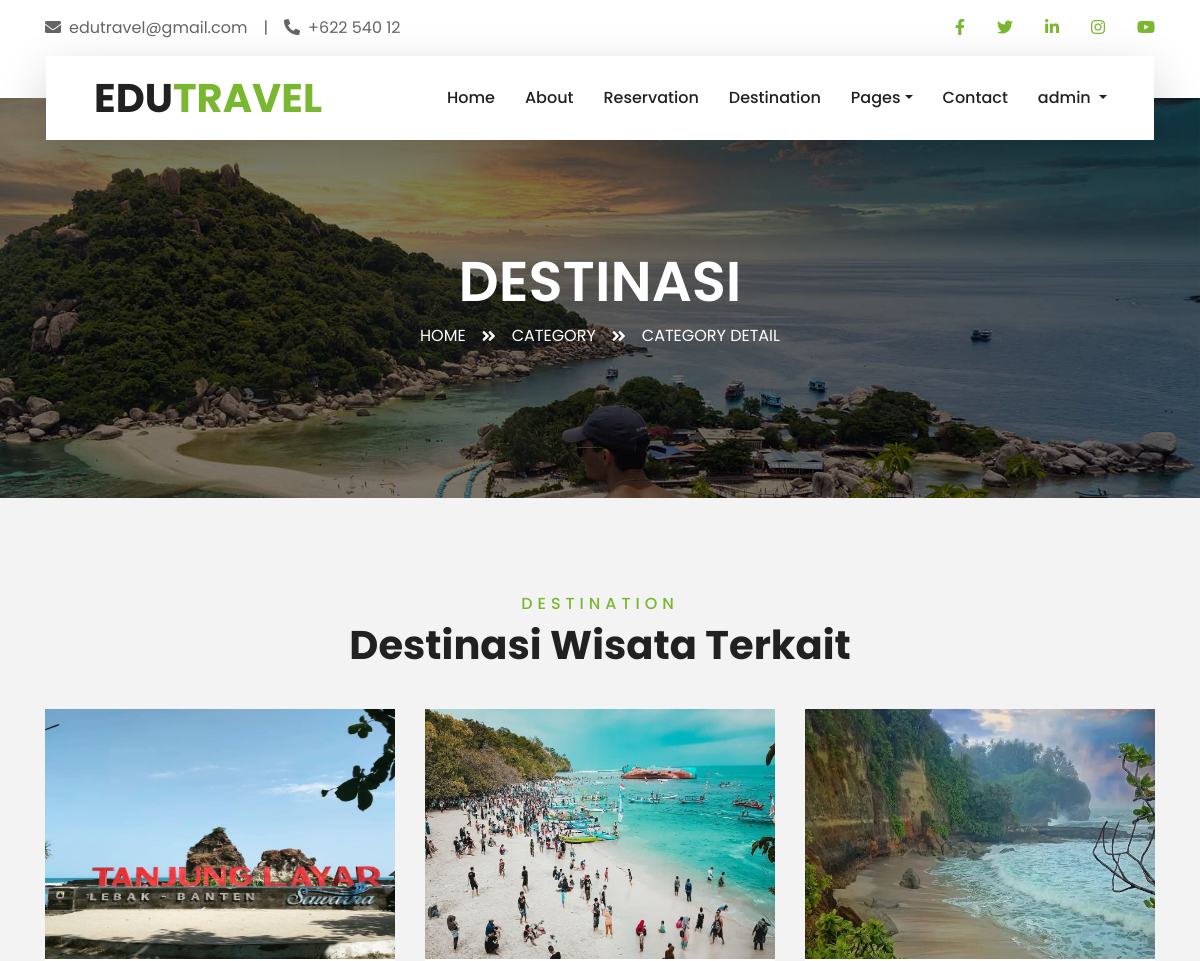
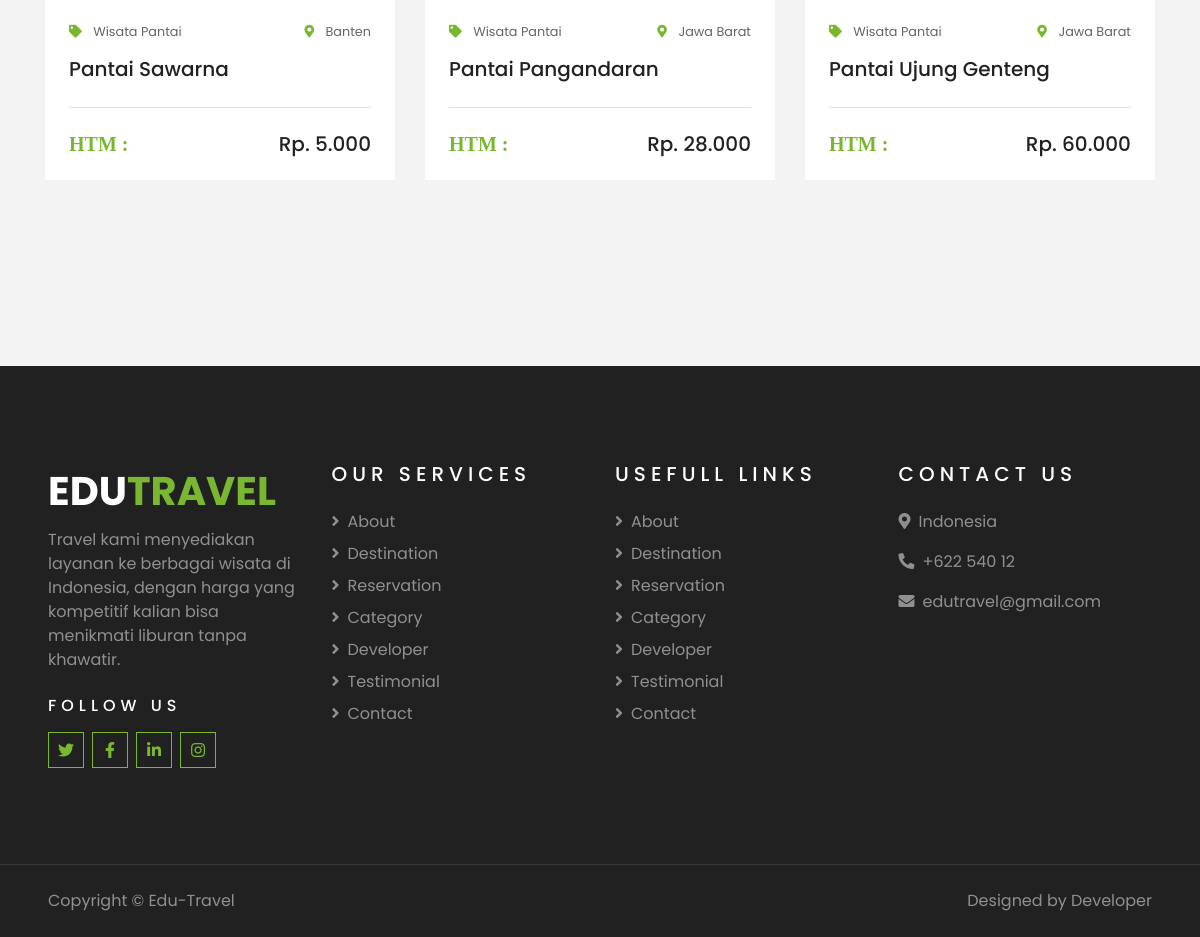
/travelling/main_page/detail_kategori.php?id_kategori=3 (signed in), run on the app's committed database (2 pictures, top to bottom).
### tables this page shows
CREATE TABLE `destinasi` (
  `id_destinasi` int(11) NOT NULL,
  `nama_destinasi` varchar(100) NOT NULL,
  `gambar` text NOT NULL,
  `lokasi` varchar(250) NOT NULL,
  `harga` decimal(10,2) NOT NULL,
  `deskripsi` varchar(500) NOT NULL,
  `id_kategori` int(11) NOT NULL
);

CREATE TABLE `kategori` (
  `id_kategori` int(11) NOT NULL,
  `nama_kategori` varchar(100) NOT NULL,
  `gambar_kategori` text NOT NULL
);

### travelling/main_page/detail_kategori.php (the view, shortened to what this page needs)
<?php
if (isset($_SESSION['username'])) {
    $loggedInUsername = $_SESSION['username'];
} else {
    header("Location: login.php");
    exit();
}
?>
<!DOCTYPE html>
<html lang="en">
<head>
    <link href="https://cdnjs.cloudflare.com/ajax/libs/font-awesome/5.10.0/css/all.min.css" rel="stylesheet">
    <link href="lib/owlcarousel/assets/owl.carousel.min.css" rel="stylesheet">
    <link href="lib/tempusdominus/css/tempusdominus-bootstrap-4.min.css" rel="stylesheet" />
    <link href="css/style.css" rel="stylesheet">
</head>
<body>
    <div class="container-fluid bg-light pt-3 d-none d-lg-block">
        <div class="container">
            <div class="row">
                <div class="col-lg-6 text-center text-lg-left mb-2 mb-lg-0">
                    <div class="d-inline-flex align-items-center">
                        <p><i class="fa fa-envelope mr-2"></i>edutravel@gmail.com</p>
                        <p class="text-body px-3">|</p>
                        <p><i class="fa fa-phone-alt mr-2"></i>+622 540 12</p>
                    </div>
                </div>
                <div class="col-lg-6 text-center text-lg-right">
                    <div class="d-inline-flex align-items-center">
                        <a class="text-primary px-3" href="https://www.facebook.com">
                            <i class="fab fa-facebook-f"></i>
                        </a>
                        <a class="text-primary px-3" href="https://www.twitter.com">
                            <i class="fab fa-twitter"></i>
                        </a>
                        <a class="text-primary px-3" href="https://www.linkedin.com">
                            <i class="fab fa-linkedin-in"></i>
                        </a>
                        <a class="text-primary px-3" href="https://www.instagram.com">
                            <i class="fab fa-instagram"></i>
                        </a>
                        <a class="text-primary pl-3" href="https://www.youtube.com">
                            <i class="fab fa-youtube"></i>
                        </a>
                    </div>
                </div>
            </div>
        </div>
    </div>
    <div class="container-fluid position-relative nav-bar p-0">
        <div class="container-lg position-relative p-0 px-lg-3" style="z-index: 9;">
            <nav class="navbar navbar-expand-lg bg-light navbar-light shadow-lg py-3 py-lg-0 pl-3 pl-lg-5">
                <a href="index.php" class="navbar-brand">
                    <h1 class="m-0 text-primary"><span class="text-dark">EDU</span>TRAVEL</h1>
                </a>
                <div class="collapse navbar-collapse justify-content-between px-3" id="navbarCollapse">
                    <div class="navbar-nav ml-auto py-0">
                        <a href="index.php" class="nav-item nav-link">Home</a>
                        <a href="about.php" class="nav-item nav-link">About</a>
                        <a href="reservation.php" class="nav-item nav-link">Reservation</a>
                        <a href="destination.php" class="nav-item nav-link">Destination</a>
                        <div class="nav-item dropdown">
                            <a href="#" class="nav-link dropdown-toggle" data-toggle="dropdown">Pages</a>
                        </div>
                        <a href="contact.php" class="nav-item nav-link">Contact</a>
                        <?php
                        if (isset($loggedInUsername)) {
                            ?>
                            <div class="nav-item dropdown">
                                <a href="#" class="nav-link dropdown-toggle" data-toggle="dropdown">
                                    <?php echo $loggedInUsername; ?>
                                </a>
                            </div>
                            <?php
                        } else {
                            header("Location: login.php");
                            exit();
                        }
                        ?>
                    </div>
                </div>
            </nav>
        </div>
    </div>
    <div class="container-fluid page-header">
        <div class="container">
            <div class="d-flex flex-column align-items-center justify-content-center" style="min-height: 400px">
                <h3 class="display-4 text-white text-uppercase">Destinasi</h3>
                <div class="d-inline-flex text-white">
                    <p class="m-0 text-uppercase"><a class="text-white" href="index.php">Home</a></p>
                    <i class="fa fa-angle-double-right pt-1 px-3"></i>
                    <p class="m-0 text-uppercase"><a class="text-white" href="category.php">Category</a></p>
                    <i class="fa fa-angle-double-right pt-1 px-3"></i>
                    <p class="m-0 text-uppercase">Category Detail</p>
                </div>
            </div>
        </div>
    </div>
    <div class="container-fluid py-5">
        <div class="container pt-5 pb-3">
            <div class="text-center mb-3 pb-3">
                <h6 class="text-primary text-uppercase" style="letter-spacing: 5px;">Destination</h6>
                <h1>Destinasi Wisata Terkait</h1>
            </div>
            <div class="row">
                <?php
                include '../koneksi.php';
                $id_terima = $_GET['id_kategori'];
                $query = mysqli_query($koneksi, "SELECT * FROM `kategori` as k JOIN `destinasi` as d ON k.id_kategori=d.id_kategori where d.id_kategori=$id_terima;");
                if (mysqli_num_rows($query) > 0) {
                    while ($data = mysqli_fetch_array($query)) {
                        ?>
                        <div class="col-lg-4 col-md-6 mb-4">
                            <div class="package-item bg-white mb-2">
                                <img class="img-fluid" src="<?php echo $data["gambar"] ?>" style="width:350px; height:250px;">
                                <div class="p-4">
                                    <div class="d-flex justify-content-between mb-3">
                                        <small class="m-0"><i class="fas fa-tag text-primary mr-2"></i>
                                            <?php echo $data["nama_kategori"] ?>
                                        </small>
                                        <small class="m-0"><i class="fa fa-map-marker-alt text-primary mr-2"></i>
                                            <?php echo $data["lokasi"] ?>
                                        </small>
                                    </div>
                                    <a class="h5 text-decoration-none"
                                        href="detail_destination.php?id_destinasi=<?php echo $data["id_destinasi"] ?>">
                                        <?php echo $data["nama_destinasi"] ?>
                                    </a>
                                    <div class="border-top mt-4 pt-4">
                                        <div class="d-flex justify-content-between">
                                            <h5 class="m-0"><i class="fas text-primary mr-2"> HTM :</i></h5>
                                            <h5 class="m-0">
                                                <?php echo "Rp. " . number_format($data["harga"], 0, ',', '.') ?>
                                            </h5>
                                        </div>
                                    </div>
                                </div>
                            </div>
                        </div>
                    <?php } ?>
                <?php } ?>
            </div>
        </div>
    </div>
    <div class="container-fluid bg-dark text-white-50 py-5 px-sm-3 px-lg-5" style="margin-top: 90px;">
        <div class="row pt-5">
            <div class="col-lg-3 col-md-6 mb-5">
                <a href="" class="navbar-brand">
                    <h1 class="text-primary"><span class="text-white">EDU</span>TRAVEL</h1>
                </a>
                <p>Travel kami menyediakan layanan ke berbagai wisata di Indonesia, dengan harga yang kompetitif kalian
                    bisa menikmati liburan tanpa khawatir.</p>
                <h6 class="text-white text-uppercase mt-4 mb-3" style="letter-spacing: 5px;">Follow Us</h6>
                <div class="d-flex justify-content-start">
                    <a class="btn btn-outline-primary btn-square mr-2" href="https://www.twitter.com"><i
                            class="fab fa-twitter"></i></a>
                    <a class="btn btn-outline-primary btn-square mr-2" href="https://www.facebook.com"><i
                            class="fab fa-facebook-f"></i></a>
                    <a class="btn btn-outline-primary btn-square mr-2" href="https://www.linkedin.com"><i
                            class="fab fa-linkedin-in"></i></a>
                    <a class="btn btn-outline-primary btn-square" href="https://www.instagram.com"><i
                            class="fab fa-instagram"></i></a>
                </div>
            </div>
            <div class="col-lg-3 col-md-6 mb-5">
                <h5 class="text-white text-uppercase mb-4" style="letter-spacing: 5px;">Our Services</h5>
                <div class="d-flex flex-column justify-content-start">
                    <a class="text-white-50 mb-2" href="about.php"><i class="fa fa-angle-right mr-2"></i>About</a>
                    <a class="text-white-50 mb-2" href="destination.php"><i
                            class="fa fa-angle-right mr-2"></i>Destination</a>
                    <a class="text-white-50 mb-2" href="reservation.php"><i
                            class="fa fa-angle-right mr-2"></i>Reservation</a>
                    <a class="text-white-50 mb-2" href="category.php"><i class="fa fa-angle-right mr-2"></i>Category</a>
                    <a class="text-white-50 mb-2" href="developer.php"><i
                            class="fa fa-angle-right mr-2"></i>Developer</a>
                    <a class="text-white-50 mb-2" href="testimonial.php"><i
                            class="fa fa-angle-right mr-2"></i>Testimonial</a>
                    <a class="text-white-50 mb-2" href="contact.php"><i class="fa fa-angle-right mr-2"></i>Contact</a>
                </div>
            </div>
            <div class="col-lg-3 col-md-6 mb-5">
                <h5 class="text-white text-uppercase mb-4" style="letter-spacing: 5px;">Usefull Links</h5>
                <div class="d-flex flex-column justify-content-start">
                    <a class="text-white-50 mb-2" href="about.php"><i class="fa fa-angle-right mr-2"></i>About</a>
                    <a class="text-white-50 mb-2" href="destination.php"><i
                            class="fa fa-angle-right mr-2"></i>Destination</a>
                    <a class="text-white-50 mb-2" href="reservation.php"><i
                            class="fa fa-angle-right mr-2"></i>Reservation</a>
                    <a class="text-white-50 mb-2" href="category.php"><i class="fa fa-angle-right mr-2"></i>Category</a>
                    <a class="text-white-50 mb-2" href="developer.php"><i
                            class="fa fa-angle-right mr-2"></i>Developer</a>
                    <a class="text-white-50 mb-2" href="testimonial.php"><i
                            class="fa fa-angle-right mr-2"></i>Testimonial</a>
                    <a class="text-white-50 mb-2" href="contact.php"><i class="fa fa-angle-right mr-2"></i>Contact</a>
                </div>
            </div>
            <div class="col-lg-3 col-md-6 mb-5">
                <h5 class="text-white text-uppercase mb-4" style="letter-spacing: 5px;">Contact Us</h5>
                <p><i class="fa fa-map-marker-alt mr-2"></i>Indonesia</p>
                <p><i class="fa fa-phone-alt mr-2"></i>+622 540 12</p>
                <p><i class="fa fa-envelope mr-2"></i>edutravel@gmail.com</p>
            </div>
        </div>
    </div>
    <div class="container-fluid bg-dark text-white border-top py-4 px-sm-3 px-md-5"
        style="border-color: rgba(256, 256, 256, .1) !important;">
        <div class="row">
            <div class="col-lg-6 text-center text-md-left mb-3 mb-md-0">
                <p class="m-0 text-white-50">Copyright &copy; Edu-Travel
                </p>
            </div>
            <div class="col-lg-6 text-center text-md-right">
                <p class="m-0 text-white-50">Designed by Developer
                </p>
            </div>
        </div>
    </div>
</body>
</html>

### data on the page
destinasi: gambar (picture), id_kategori.nama_kategori "Wisata Pantai", lokasi "Banten", nama_destinasi "Pantai Sawarna", harga "5.000"
destinasi: gambar (picture), id_kategori.nama_kategori "Wisata Pantai", lokasi "Jawa Barat", nama_destinasi "Pantai Pangandaran", harga "28.000"
destinasi: gambar (picture), id_kategori.nama_kategori "Wisata Pantai", lokasi "Jawa Barat", nama_destinasi "Pantai Ujung Genteng", harga "60.000"

### other printed values
$loggedInUsername "admin"
